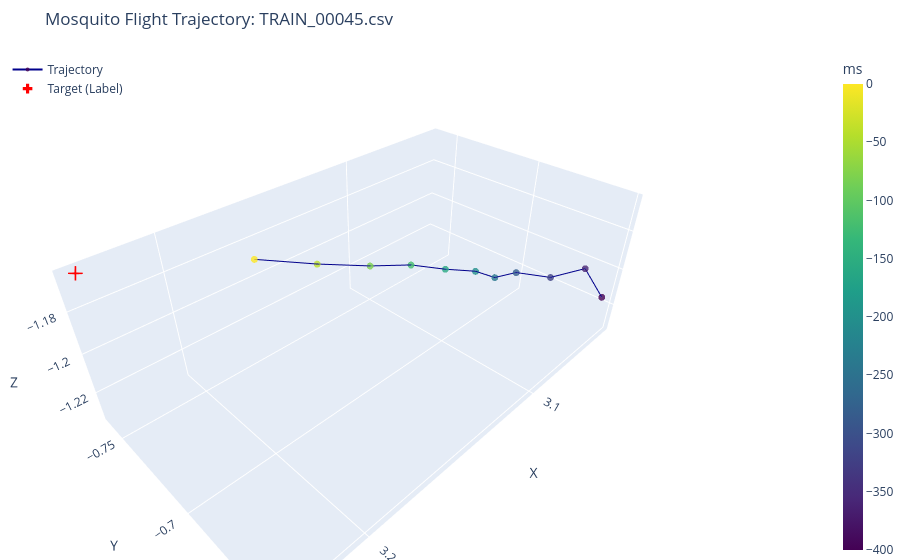

The code cell stored with this chart in its notebook:
### Markdown cell above
## 2. 3차원 궤적 시각화

Plotly를 사용하여 인터랙티브한 3D 그래프를 생성합니다. 
- **파란색 선/점**: 모기의 비행 궤적 (Viridis 색상 축은 시간을 나타냄)
- **빨간색 X**: 예측해야 할 타겟 포인트 (정답)

### Code cell
def plot_mosquito_trajectory(df, target_point=None, title=""):
    # 1. 궤적 선과 점 생성
    trace_trajectory = go.Scatter3d(
        x=df['x'],
        y=df['y'],
        z=df['z'],
        mode='lines+markers',
        name='Trajectory',
        marker=dict(
            size=4,
            color=df['timestep_ms'],
            colorscale='Viridis',
            opacity=0.8,
            colorbar=dict(title="ms", thickness=20, x=1.1)
        ),
        line=dict(color='darkblue', width=2),
        text=df['timestep_ms'],
        hoverinfo='text+x+y+z'
    )

    data = [trace_trajectory]

    # 2. 타겟 포인트 추가 (있는 경우)
    if target_point is not None:
        trace_target = go.Scatter3d(
            x=[target_point['x']],
            y=[target_point['y']],
            z=[target_point['z']],
            mode='markers',
            name='Target (Label)',
            marker=dict(size=8, color='red', symbol='cross', opacity=1.0),
            hoverinfo='name+x+y+z'
        )
        data.append(trace_target)

    # 레이아웃 설정
    fig = go.Figure(data=data)
    fig.update_layout(
        title=title,
        scene=dict(
            xaxis_title='X',
            yaxis_title='Y',
            zaxis_title='Z',
            aspectmode='data' 
        ),
        margin=dict(l=0, r=0, b=0, t=50),
        legend=dict(yanchor="top", y=0.99, xanchor="left", x=0.01)
    )
    
    fig.show()

if 'df' in locals():
    target = target_point if 'target_point' in locals() else None
    plot_mosquito_trajectory(df, target, f"Mosquito Flight Trajectory: {FILE_NAME}")

### Figure 1 — Plotly figure (JSON) as saved in the notebook; plotly's stock layout.template omitted (floating-point values rounded to 4 significant figures)
{"data": [{"hoverinfo": "text+x+y+z", "line": {"color": "darkblue", "width": 2}, "marker": {"color": [-400, -360, -320, -280, -240, -200, -160, -120, -80, -40, 0], "colorbar": {"thickness": 20, "title": {"text": "ms"}, "x": 1.1}, "colorscale": [[0, "#440154"], [0.1111, "#482878"], [0.2222, "#3e4989"], [0.3333, "#31688e"], [0.4444, "#26828e"], [0.5556, "#1f9e89"], [0.6667, "#35b779"], [0.7778, "#6ece58"], [0.8889, "#b5de2b"], [1, "#fde725"]], "opacity": 0.8, "size": 4}, "mode": "lines+markers", "name": "Trajectory", "text": [-400.0, -360.0, -320.0, -280.0, -240.0, -200.0, -160.0, -120.0, -80.0, -40.0, 0.0], "type": "scatter3d", "x": [3.042, 3.063, 3.067, 3.057, 3.048, 3.041, 3.06, 3.082, 3.107, 3.135, 3.164], "y": [-0.6514, -0.6536, -0.6669, -0.6904, -0.7079, -0.7254, -0.7317, -0.7375, -0.7418, -0.749, -0.7551], "z": [-1.214, -1.19, -1.199, -1.211, -1.226, -1.233, -1.226, -1.216, -1.207, -1.198, -1.185]}, {"hoverinfo": "name+x+y+z", "marker": {"color": "red", "opacity": 1, "size": 8, "symbol": "cross"}, "mode": "markers", "name": "Target (Label)", "type": "scatter3d", "x": [3.233], "y": [-0.7616], "z": [-1.164]}], "layout": {"legend": {"x": 0.01, "xanchor": "left", "y": 0.99, "yanchor": "top"}, "margin": {"b": 0, "l": 0, "r": 0, "t": 50}, "scene": {"aspectmode": "data", "xaxis": {"title": {"text": "X"}}, "yaxis": {"title": {"text": "Y"}}, "zaxis": {"title": {"text": "Z"}}}, "title": {"text": "Mosquito Flight Trajectory: TRAIN_00045.csv"}}}
